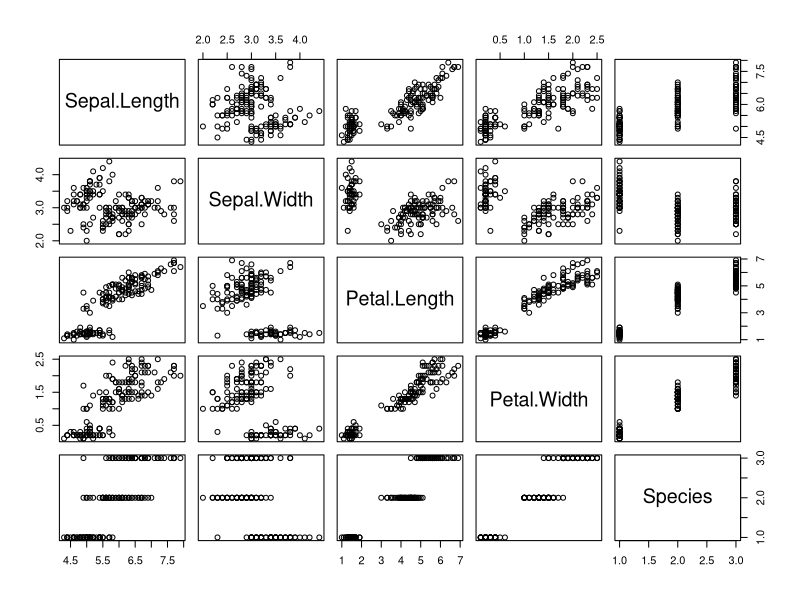
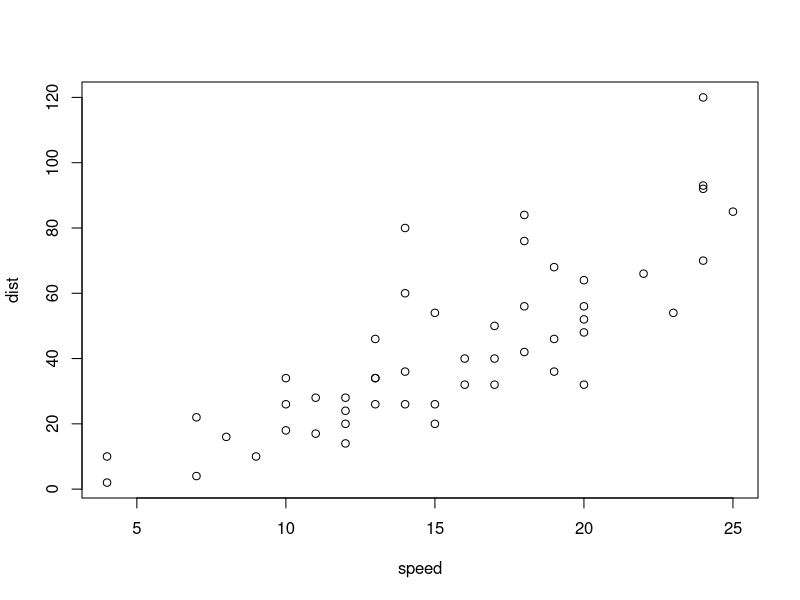
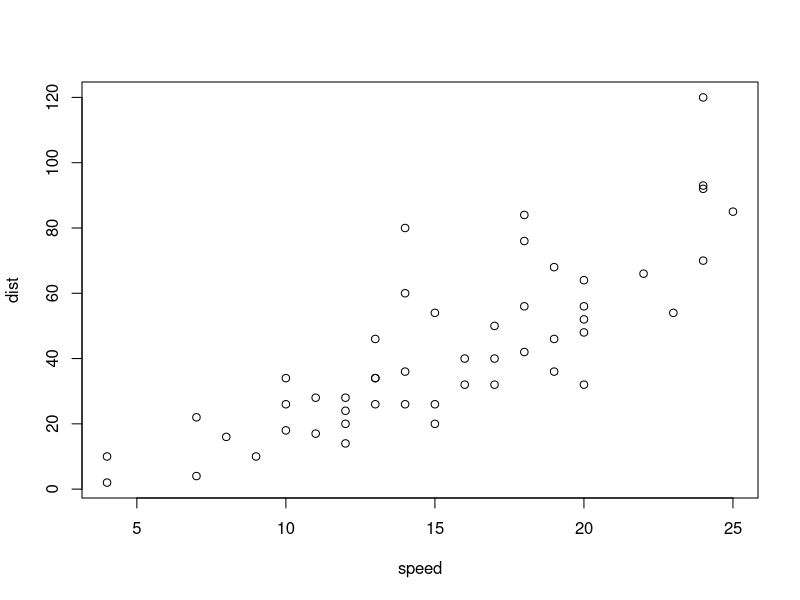
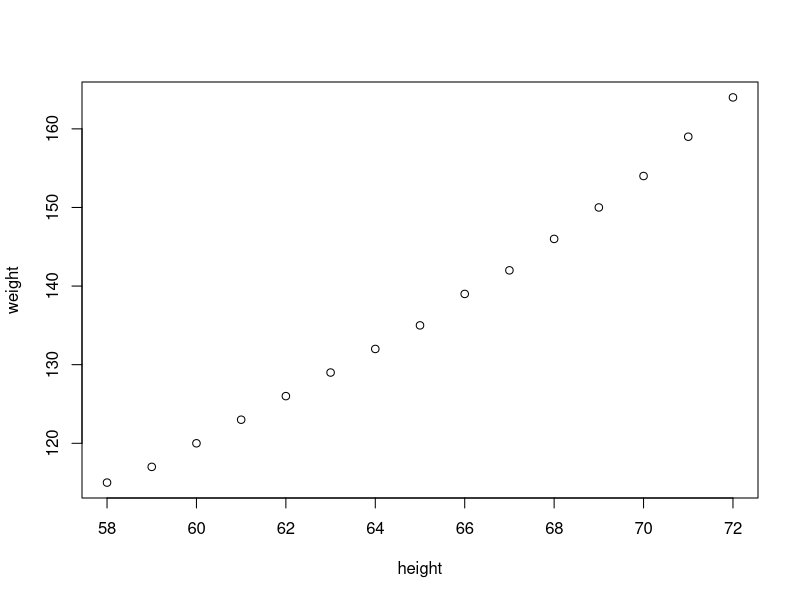

Write R code to recreate these figures, in order.
## ---- chunk 1
plot(iris)

#link to dashboard class
# https://www.youtube.com/watch?v=R3sNVE8TYeo&t=129s

#link to dashboard themes
# https://quarto.org/docs/output-formats/html-themes.html
## ---- chunk 2
plot(cars)
## ---- chunk 3
plot(cars)
## ---- chunk 4
plot(women)
